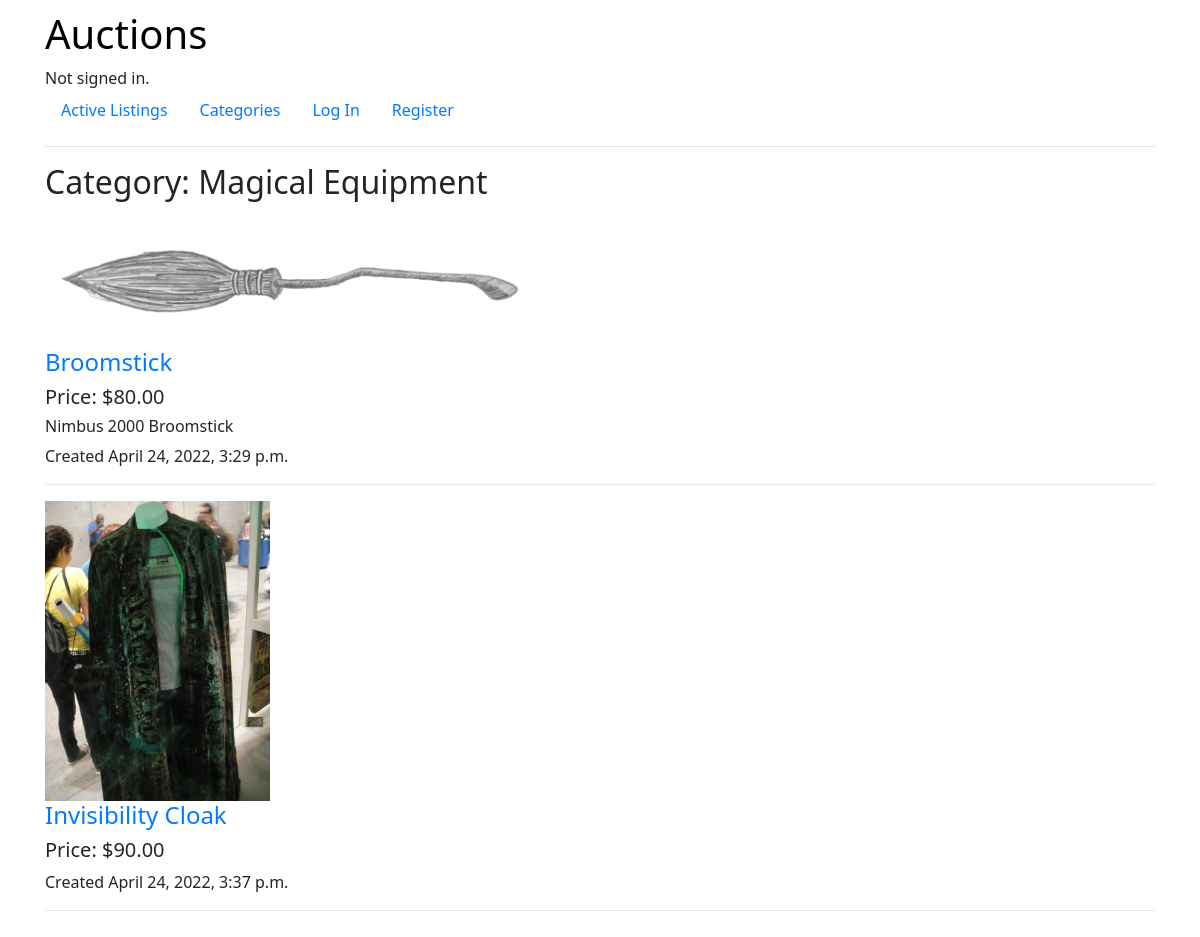
The page /categories/4 on the database its author committed.
### auctions/models.py (models this page shows, shortened)
class Category(models.Model):
    name = models.CharField(max_length=256)
    def __str__(self):
        return f"{self.name}"

class Product(models.Model):
    name = models.CharField(max_length=256)
    price = models.DecimalField(max_digits=6, decimal_places=2)
    description = models.TextField(default='', blank=True)
    image = models.ImageField(upload_to='auctions/media', null = True)
    category = models.ForeignKey(Category, on_delete=models.SET_NULL, null=True, blank=True, related_name="categories")
    created_at = models.DateTimeField(auto_now_add=True)
    close = models.BooleanField(default=False)
    created_by = models.ForeignKey(User, on_delete=models.CASCADE, related_name="user_created", default=1)
    in_watchlist = models.ManyToManyField(User, blank=True ,related_name="watchlist")

### auctions/views.py (the view)
# urls.py: path("categories/<int:categories_id>", views.Categories, name="category")
def Categories(request, categories_id):
    category = Category.objects.get(pk = categories_id)
    category_listing = category.categories.all()
    return render(request, "auctions/category.html", {
        'category_listing': category_listing,
        'category': category
    })

### auctions/templates/auctions/category.html (shortened to what this page needs)
{% extends "auctions/layout.html" %}
{% block body %}
<h2>Category: {{ category }}</h2>
{% if not category_listing %}
    <p>There're no listing in this category</p>
{% else %}
    {% for listing in category_listing %}
        <a href="{% url 'auctions:listings' listing.id %}">
            <img src="{{ listing.image.url }}" style="max-width: 500px; max-height: 300px">
            <h4>{{ listing.name }}</h4>
        </a>
        <h5>Price: ${{listing.price}}</h5>
        <h6>{{listing.description}}</h6>
        <p>Created {{listing.created_at}}</p>
        <hr>
    {% endfor %}
{% endif %}
{% endblock %}

### auctions/static/auctions/styles.css (style rules this page uses)
body { padding: 10px; font-family: 'Segoe UI', Tahoma, Geneva, Verdana, sans-serif; }

### rows shown on the page
Category: name "Magical Equipment"
Product: image (picture), name "Broomstick", price "80.00", description "Nimbus 2000 Broomstick", created_at "April 24, 2022, 3:29 p.m."
Product: image (picture), name "Invisibility Cloak", price "90.00", created_at "April 24, 2022, 3:37 p.m."
